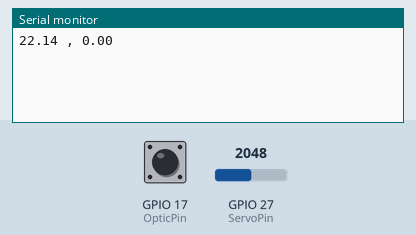
Recording of a sketch running on a simulated ESP32. Shown: the last lines printed to the serial monitor. The test bench sets the inputs (shaded band); at power-on: GPIO 27 (ServoPin) = 2048, GPIO 17 (OpticPin) HIGH.

Above: at 1.2 s.
1.3 s: GPIO 27 (ServoPin) set to 2866
At 2.6 s:
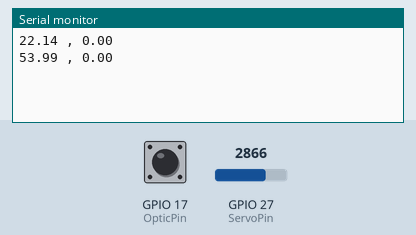
2.8 s: GPIO 17 (OpticPin) pulled LOW for 0.15 s
At 3.8 s:
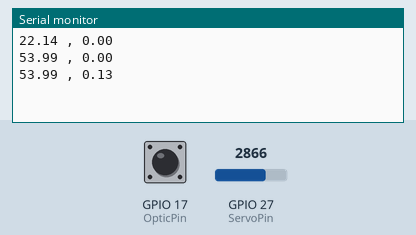
4.4 s: GPIO 27 (ServoPin) set to 3603
At 5.4 s:
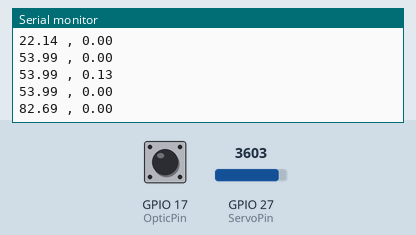
5.9 s: GPIO 17 (OpticPin) pulled LOW for 1 s
At 7.8 s:
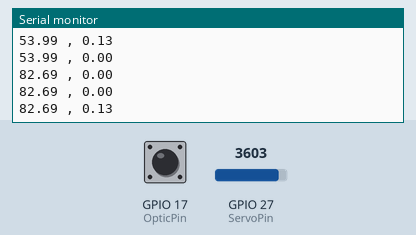
Timing chart, 0 to 9.3 s (numbered marks = the images above; inputs shaded):
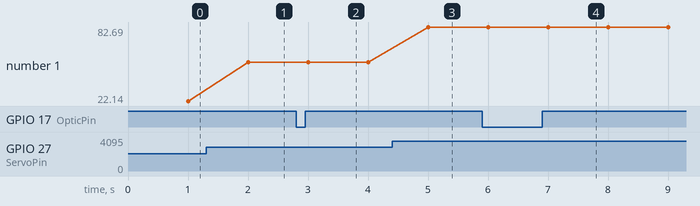

The sketch:

Leadingcar.ino
```cpp
#include <WiFi.h>
#include <esp_now.h>
#include <esp_timer.h>


//===========Angle relateret inputs og variabler=================

#define ServoPin 27  // GPIO 4 on the ESP  //A1 pin på Arduino
float input_voltage = 0.0;


//===========Velocity  relateret inputs og variabler=================

#define OpticPin 17

double lasttime = 0;
double delaytimer = 5;

double speedTimeCal = 1000;
double speedLastTime = 0;

unsigned long previousMillis = 0;
const long interval = 1000;  // Interval at which to run (milliseconds)

double calSpeed = 0;
int counter = 0;

int analog_value = 0;
double Angle;


#define CHANNEL 0
//ttgo
uint8_t peerAddress[] = { 0x08, 0x3A, 0xF2, 0x45, 0x3D, 0xE8 };
// lilygo
//uint8_t peerAddress[] = { 0x08, 0x3A, 0xF2, 0x69, 0xCF, 0x64 };

esp_now_peer_info_t peerInfo;
// skal ændres så vi kan sende vores egen pakke struktur
struct message {
  double Angle;
  float Speed;
} __attribute__((packed));  // Ensure no padding is added to the struct

// Define an ISR for the timer
void IRAM_ATTR onTimer(void* arg) {
    CarVelocity();
}

void timerinit() {
    // Timer configuration
    esp_timer_create_args_t timer_args = {}; // Zero-initialize the struct
    timer_args.callback = &onTimer;
    timer_args.name = "MyTimer";

    esp_timer_handle_t my_timer_handle;
    if (esp_timer_create(&timer_args, &my_timer_handle) != ESP_OK) {
        // Handle error (e.g., print an error message)
    }

    // Start the timer with a 1-second period (1000000 microseconds)
    if (esp_timer_start_periodic(my_timer_handle, 1000000) != ESP_OK) {
        // Handle error (e.g., print an error message)
    }
}


// esp now initialisering
void InitESP() {
  WiFi.mode(WIFI_STA);
  // Serial.println(WiFi.macAddress());
  WiFi.disconnect();  // Ensure we're not connected to any WiFi network (optional)

  if (esp_now_init() == ESP_OK) {
  } else {
    ESP.restart();
  }

  memcpy(peerInfo.peer_addr, peerAddress, 6);
  peerInfo.channel = CHANNEL;  // Set the peer channel
  peerInfo.encrypt = false;    // Data will not be encrypted

  // Add the peer
  if (esp_now_add_peer(&peerInfo) != ESP_OK) {
    // Serial.println("Failed to add peer");
    return;
  }
  esp_now_register_recv_cb(OnDataRecv);
  esp_now_register_send_cb(OnDataSent);
}


void wireless(bool state) {
  if (state == true) {
    InitESP();
  } else {
    WiFi.mode(WIFI_OFF);
    esp_now_deinit();
  }
}
void setup() {
  Serial.begin(115200);
  // Serial.print("Engine starting..");
  pinMode(ServoPin, INPUT);
  pinMode(OpticPin, INPUT_PULLUP);
  attachInterrupt(digitalPinToInterrupt(OpticPin), Countup, RISING);
  timerinit();
  InitESP();
}

void loop() {

  //======= Sampling og konverting til spænding======
  AngleCalculator();


  unsigned long currentMillis = millis();
  if (currentMillis - previousMillis >= interval) {
    previousMillis = currentMillis;
    // showemilio(true);
    //Serial.println(analog_value);
    // Create a message to send
    message msgToSend = { Angle, calSpeed };
    String package = String(Angle, 2) + " , " + String(calSpeed, 2);
    Serial.println(package);  // Debug print to Serial Monitor


    sendData(&msgToSend);

  }
}


//===========Angle funktion, tager servospænding som input og retunere vinkel på baggrund af funktion=================
void AngleCalculator() {
  wireless(false);
  analog_value = analogRead(ServoPin);
  input_voltage = (analog_value * 4) / 4095.0;


  if (input_voltage < 0.1) {
    input_voltage = 0.0;
  }

  Angle = 39.8613 * input_voltage - 57.6003;  // Relation mellem vinkel og spænding


  wireless(true);
}

//===========Pulse counter funktion - Kaldes ud fra interrupt=================

void Countup() {
  if (millis() - lasttime >= delaytimer) {
    counter++;
    //Serial.println(counter);
    lasttime = millis();
  }
}

//===========Velocity Funktion=================

void CarVelocity() {
  if (millis() - speedLastTime >= speedTimeCal) {
    //Beregning i m/s
    calSpeed = ((counter * 3.656) / 100) / (speedTimeCal / 1000);  //SpeedTimeCal er divideret med 1000 for omregning til sekunder.
    speedLastTime = millis();

    calSpeed *= 3.6;  // Konvertering til km/t

    counter = 0;

  }
}


// Callback when data is received
void OnDataRecv(const uint8_t* mac_addr, const uint8_t* incomingData, int data_len) {
  if (data_len == sizeof(message)) {
    const message* msg = reinterpret_cast<const message*>(incomingData);

  } else {
    Serial.println("Received data size does not match expected message size.");
  }
}


void OnDataSent(const uint8_t* mac_addr, esp_now_send_status_t status) {
  char macStr[18];
  snprintf(macStr, sizeof(macStr), "%02x:%02x:%02x:%02x:%02x:%02x",
           mac_addr[0], mac_addr[1], mac_addr[2], mac_addr[3], mac_addr[4], mac_addr[5]);

}

void sendData(const message* dataToSend) {
  esp_err_t result = esp_now_send(peerAddress, (uint8_t*)dataToSend, sizeof(message));

  if (result == ESP_OK) {
    // Serial.println("Data sent successfully");
  } else {
    // Serial.println("Error sending data");
  }
}
```

Measured:
- after the input at 1.3 s, the serial monitor: prints a new line after 0.70 s (image 1)
- after the input at 2.8 s, the serial monitor: prints a new line after 0.20 s (image 2)
- after the input at 4.4 s, the serial monitor: prints a new line after 0.60 s (image 3)
- after the input at 5.9 s, the serial monitor: prints a new line after 1.1 s (image 4)
- plotted number 1: 22.14 → 53.99 after the input at 1.3 s, 53.99 → 82.69 after the input at 4.4 s
